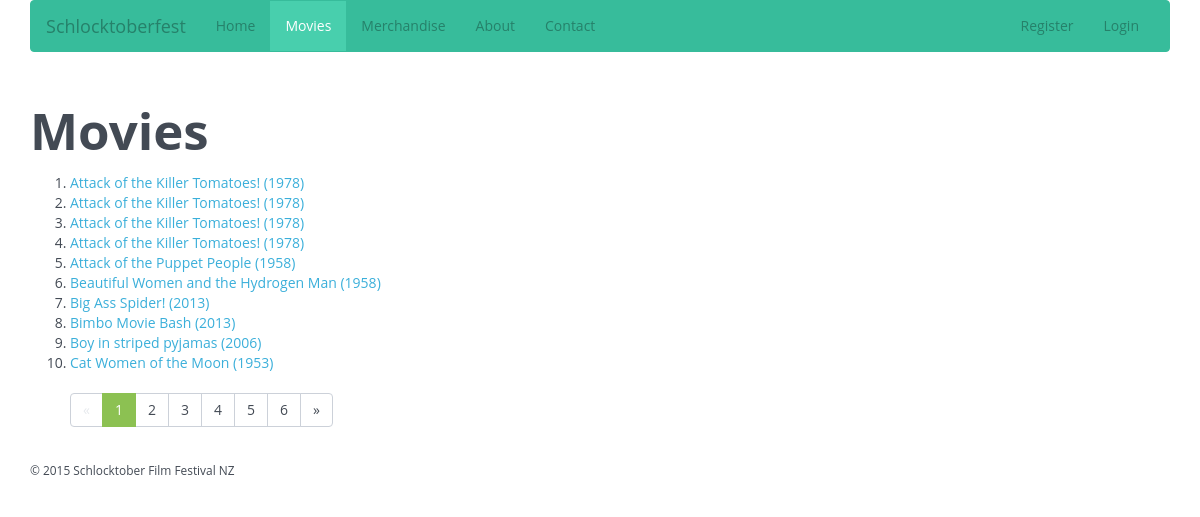
Page /?page=movies on the committed database.
### tables this page shows
CREATE TABLE IF NOT EXISTS `movies` (
`id` smallint(5) unsigned NOT NULL,
  `title` varchar(100) NOT NULL,
  `year` year(4) NOT NULL,
  `description` text NOT NULL
);

### public_html/App/Views/MoviesView.php (called while the page is built, shortened)
<?php
class MoviesView extends View
{
    public function render()
    {
        include "templates/master.inc.php";
    }
    protected function content()
    {
        extract($this->data);
        include "templates/movies.inc.php";
    }
}

### public_html/App/Controllers/MoviesController.php (called while the page is built, shortened)
<?php
class MoviesController extends Controller
{
  public function index()
    {
        $p = isset($_GET['p']) ? (int)$_GET['p'] : 1;
        $pageSize = 10;
        $movies = Movie::all("title", true, $pageSize, $p);
        $view = new MoviesView(compact('movies', 'pageSize', 'p', 'recordCount'));
        $view->render();
    }
}

### public_html/index.php (called while the page is built, shortened)
<?php
require "routes.php";

### public_html/App/Models/DatabaseModel.php (called while the page is built, shortened)
<?php
abstract class DatabaseModel
{
    public $data = [];
    protected static $columns = [];
    protected static $fakeColumns = ['tags'];
    private static $db;
    protected static function getDatabaseConnection()
    {
        if (! self::$db) {
            $dsn = 'mysql:host=' . DB_HOST . ';dbname=' . DB_NAME. ';charset=utf8';
            self::$db = new PDO($dsn, DB_USER, DB_PASS);
            self::$db->setAttribute(PDO::ATTR_ERRMODE, PDO::ERRMODE_EXCEPTION);
            self::$db->setAttribute(PDO::ATTR_EMULATE_PREPARES, false);
        }
        return self::$db;
    }
    public static function all($sortColumn = "", $asc = true, $pageSize = null, $pageNumber = null)
    {
        $models = [];
        $db = static::getDatabaseConnection();
        $query = "SELECT " . implode(",", static::$columns) .
            " FROM " . static::$tableName;
        if ($sortColumn !== "") {
            $query .= " ORDER BY " . $sortColumn;
            if ($asc) {
                $query .= " ASC";
            } else {
                $query .= " DESC";
            }
        }
              if ($pageSize > 0 && $pageNumber > 0) {
            $firstRecord = ($pageSize * $pageNumber) - $pageSize;
            $query .= " LIMIT " . $firstRecord . ", " . $pageSize;
        }
        $statement = $db->prepare($query);
        $statement->execute();
        while ($record = $statement->fetch(PDO::FETCH_ASSOC)) {
            $model = new static();
            $model->data = $record;
            array_push($models, $model);
        }
        return $models;
    }
    public function __get($name)
    {
        if (in_array($name, static::$columns) || in_array($name, static::$fakeColumns)) {
            return $this->data[$name];
        }
        throw new UnexpectedValueException("Property '$name' not found in columns list.");
    }
    public function __set($name, $value)
    {
        $this->data[$name] = $value;
    }
}

### public_html/templates/movies.inc.php (the view, shortened to what this page needs)
<div class="row">
       <div class="col-xs-12">
         <h1>Movies</h1>
             <ol>
             <?php foreach($movies as $movie): ?>
                <li><a href="./?page=movie&amp;id=<?= $movie->id ?>">
                <?= $movie->title; ?> (<?= $movie->year; ?>)
                </a></li>
              <?php endforeach; ?>
          </ol>

### rows in the picture
movies: title "Attack of the Killer Tomatoes!", year "1978"
movies: title "Attack of the Killer Tomatoes!", year "1978"
movies: title "Attack of the Killer Tomatoes!", year "1978"
movies: title "Attack of the Killer Tomatoes!", year "1978"
movies: title "Attack of the Puppet People", year "1958"
movies: title "Beautiful Women and the Hydrogen Man", year "1958"
movies: title "Big Ass Spider!", year "2013"
movies: title "Bimbo Movie Bash", year "2013"
movies: title "Boy in striped pyjamas", year "2006"
movies: title "Cat Women of the Moon", year "1953"

### other values in the picture
$i "2"
$i "3"
$i "4"
$i "5"
$totalPages "6"
